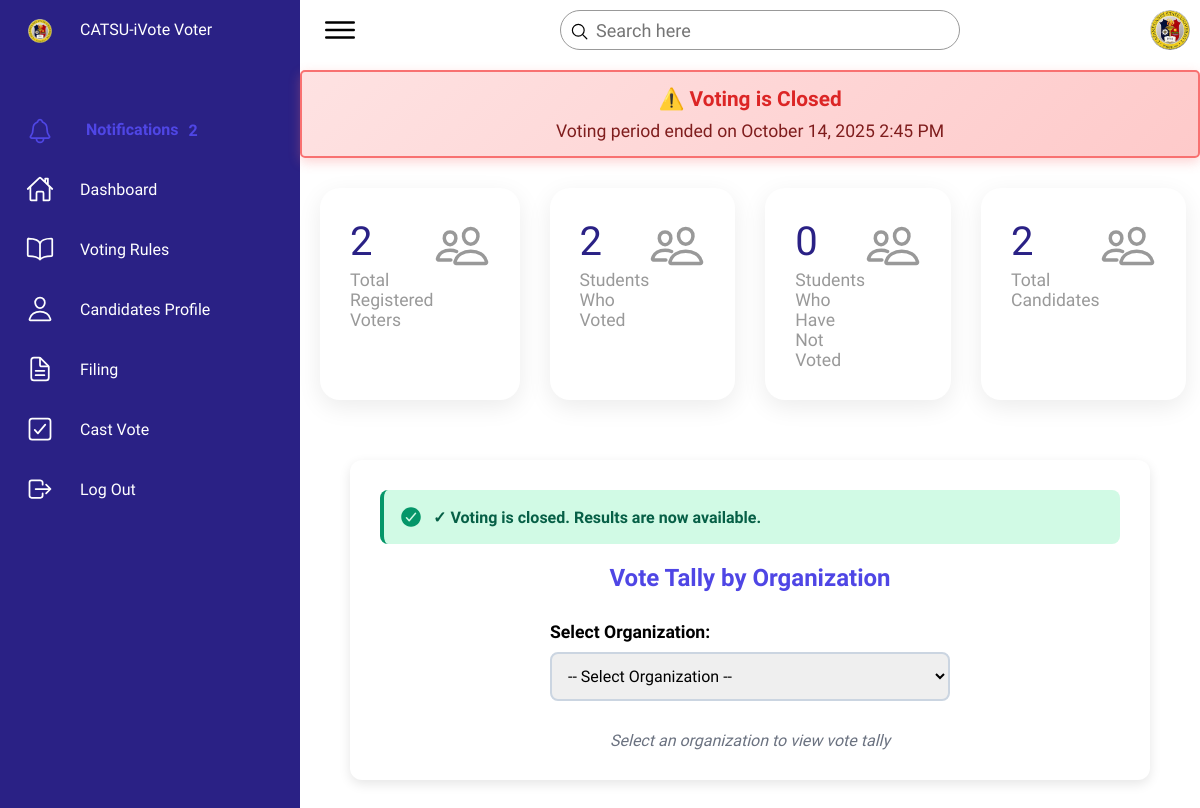
/voter.php (signed in), run on an earlier commit of the app's database.
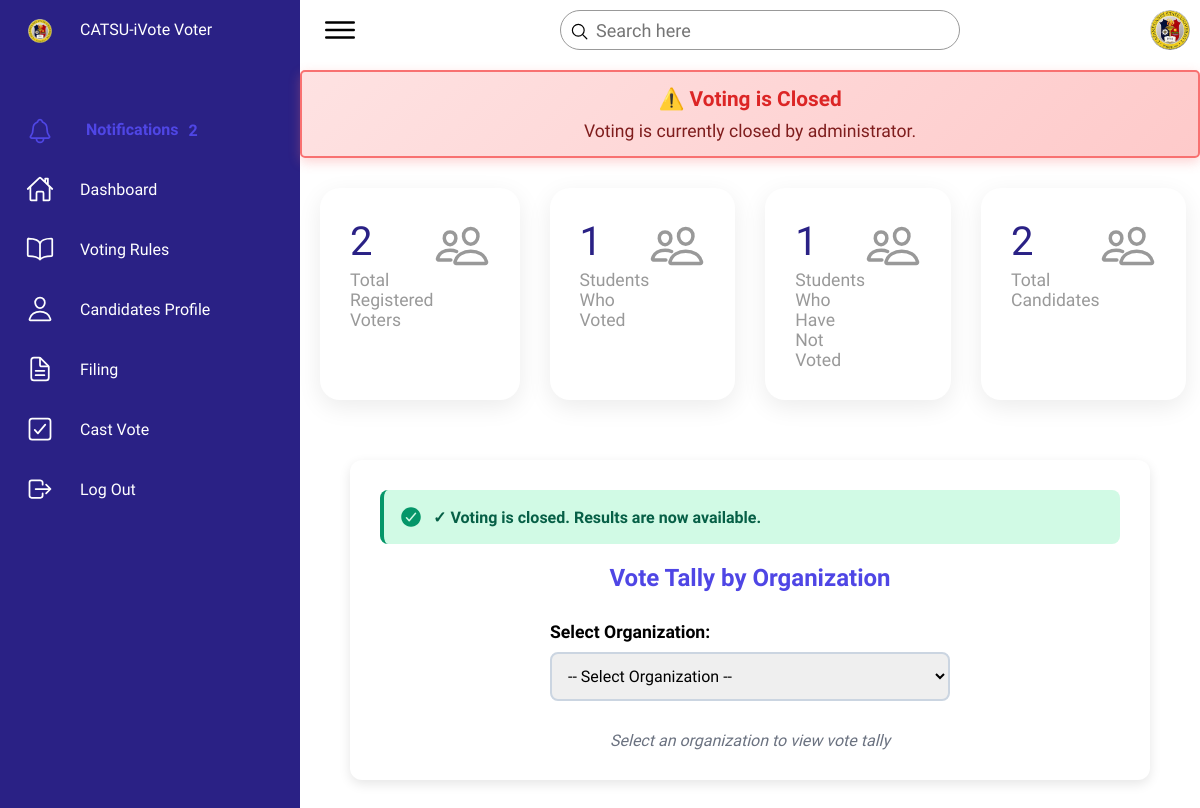
And on a later commit of the database.
### tables this page shows
CREATE TABLE `voting_schedule` (
  `id` int(11) NOT NULL,
  `status` enum('open','closed') NOT NULL DEFAULT 'closed',
  `start_date` datetime DEFAULT NULL,
  `end_date` datetime DEFAULT NULL,
  `description` text DEFAULT NULL,
  `created_at` timestamp NOT NULL DEFAULT current_timestamp(),
  `updated_at` timestamp NOT NULL DEFAULT current_timestamp() ON UPDATE current_timestamp()
);

### voter.php (called while the page is built, shortened)
<?php
require_once __DIR__ . '/controllers/voter/VoterController.php';
require_once __DIR__ . '/controllers/voter/VotingScheduleController.php';
$conn = getConnection();
$voterController = new VoterController($conn);
$scheduleController = new VotingScheduleController($conn);
$userId = $_SESSION['user_id'];
$votingStatus = $scheduleController->canVote();
$dashboardStats = $voterController->getDashboardStats();
$notifications = $voterController->getNotifications($userId);
$notificationCount = count($notifications);
require_once __DIR__ . '/views/voter_view.php';
?>

### controllers/voter/VoterController.php (called while the page is built, shortened)
<?php
class VoterController {
    private $conn;
    public function __construct($connection) {
        $this->conn = $connection;
    }
    public function getDashboardStats() {
        $stats = [];
        $result = $this->conn->query("SELECT COUNT(*) as total FROM users WHERE role='voter'");
        $stats['totalVoters'] = $result ? intval($result->fetch_assoc()['total']) : 0;
        $result = $this->conn->query("SELECT COUNT(DISTINCT user_id) as voted FROM votes");
        $stats['voted'] = $result ? intval($result->fetch_assoc()['voted']) : 0;
        $stats['notVoted'] = $stats['totalVoters'] - $stats['voted'];
        $result = $this->conn->query("SELECT COUNT(*) as total FROM main_org_candidates WHERE status='Accepted'");
        $mainCount = $result ? intval($result->fetch_assoc()['total']) : 0;
        $result = $this->conn->query("SELECT COUNT(*) as total FROM sub_org_candidates WHERE status='Accepted'");
        $subCount = $result ? intval($result->fetch_assoc()['total']) : 0;
        $stats['totalCandidates'] = $mainCount + $subCount;
        return $stats;
    }
    public function getNotifications($userId) {
        $notifications = [];
        $stmt = $this->conn->prepare("SELECT id, status, comment FROM main_org_candidates WHERE user_id = ?");
        if ($stmt) {
            $stmt->bind_param("i", $userId);
            $stmt->execute();
            $result = $stmt->get_result();
            while ($row = $result->fetch_assoc()) {
                if ($row['status'] === 'Accepted') {
                    $notifications[] = "Your filing for Main Organization has been approved.";
                } elseif ($row['status'] === 'Rejected' && !empty($row['comment'])) {
                    $notifications[] = "Your Main Organization filing was rejected: " . $row['comment'];
                }
            }
        }
        $stmt = $this->conn->prepare("SELECT id, status, comment FROM sub_org_candidates WHERE user_id = ?");
        if ($stmt) {
            $stmt->bind_param("i", $userId);
            $stmt->execute();
            $result = $stmt->get_result();
            while ($row = $result->fetch_assoc()) {
                if ($row['status'] === 'Accepted') {
                    $notifications[] = "Your filing for Sub Organization has been approved.";
                } elseif ($row['status'] === 'Rejected' && !empty($row['comment'])) {
                    $notifications[] = "Your Sub Organization filing was rejected: " . $row['comment'];
                }
            }
        }
        return $notifications;
    }
}
?>

### controllers/voter/VotingScheduleController.php (called while the page is built, shortened)
<?php
class VotingScheduleController {
    private $conn;
    public function __construct($connection) {
        $this->conn = $connection;
    }
    public function canVote() {
        $result = $this->conn->query("SELECT * FROM voting_schedule WHERE status='open' ORDER BY updated_at DESC LIMIT 1");
        if (!$result || $result->num_rows === 0) {
            return [
                'can_vote' => false,
                'message' => 'Voting is currently closed by administrator.',
                'schedule' => null
            ];
        }
        $schedule = $result->fetch_assoc();
        $now = new DateTime();
        $startDate = new DateTime($schedule['start_date']);
        $endDate = new DateTime($schedule['end_date']);
        if ($now > $endDate) {
            return [
                'can_vote' => false,
                'message' => 'Voting period ended on ' . $endDate->format('F j, Y g:i A'),
                'schedule' => $schedule
            ];
        }
        return [
            'can_vote' => true,
            'message' => 'Voting is currently active until ' . $endDate->format('F j, Y g:i A'),
            'schedule' => $schedule
        ];
    }
}
?>

### views/voter_view.php (shortened to what this page needs)
<!DOCTYPE html>
<html lang="en">
<head>
    <?php
    $protocol = isset($_SERVER['HTTPS']) && $_SERVER['HTTPS'] === 'on' ? "https" : "http";
    $host = $_SERVER['HTTP_HOST'];
    $scriptName = str_replace('voter.php', '', $_SERVER['SCRIPT_NAME']);
    $baseUrl = $protocol . "://" . $host . $scriptName;
    ?>
    <link rel="stylesheet" href="<?= $baseUrl ?>views/assets/css/style.css">
    <link rel="stylesheet" href="<?= $baseUrl ?>views/assets/css/voters.css">
</head>
<body>
    <div class="container">
        <?php include __DIR__ . '/partials/voter/voter_navigation.php'; ?>
        <div class="main">
            <?php include __DIR__ . '/partials/voter/voter_topbar.php'; ?>
            <div class="voting-alert <?= $votingStatus['can_vote'] ? 'active' : '' ?>" id="votingAlert">
                <h3><?= $votingStatus['can_vote'] ? '🗳️ Voting is Active' : '⚠️ Voting is Closed' ?></h3>
                <p><?= htmlspecialchars($votingStatus['message']) ?></p>
            </div>
            <?php include __DIR__ . '/partials/voter/voter_dashboard.php'; ?>
        </div>
    </div>
</body>
</html>

### views/partials/voter/voter_navigation.php
<div class="navigation">
    <ul>
        <li>
            <a href="#">
                <span class="icon">
                    <img src="catsu.png" alt="CATSU-iVote Logo" style="width:24px; height:24px;">
                </span>
                <span class="title">CATSU-iVote Voter</span>
            </a>
        </li>
        <li style="position: relative;">
            <a href="#" id="notificationBell" title="Notifications">
                <span class="icon">
                    <ion-icon name="notifications-outline"></ion-icon>
                </span>
                <span class="title">Notifications</span>
                <?php if ($notificationCount > 0): ?>
                    <span class="notification-badge"><?= $notificationCount ?></span>
                <?php endif; ?>
            </a>
        </li>
        <li>
            <a href="#" id="dashboardBtn">
                <span class="icon">
                    <ion-icon name="home-outline"></ion-icon>
                </span>
                <span class="title">Dashboard</span>
            </a>
        </li>
        <li>
            <a href="#" id="rulesBtn">
                <span class="icon">
                    <ion-icon name="book-outline"></ion-icon>
                </span>
                <span class="title">Voting Rules</span>
            </a>
        </li>
        <li>
            <a href="#" id="candidatesBtn">
                <span class="icon">
                    <ion-icon name="person-outline"></ion-icon>
                </span>
                <span class="title">Candidates Profile</span>
            </a>
        </li>
        <li>
            <a href="#" id="filingBtn">
                <span class="icon">
                    <ion-icon name="document-text-outline"></ion-icon>
                </span>
                <span class="title">Filing</span>
            </a>
        </li>
        <li>
            <a href="#" id="votesBtn">
                <span class="icon">
                    <ion-icon name="checkbox-outline"></ion-icon>
                </span>
                <span class="title">Cast Vote</span>
            </a>
        </li>
        <li>
            <a href="home.php?logout=true">
                <span class="icon">
                    <ion-icon name="log-out-outline"></ion-icon>
                </span>
                <span class="title">Log Out</span>
            </a>
        </li>
    </ul>
</div>

### views/partials/voter/voter_topbar.php
<div class="topbar">
    <div class="toggle">
        <ion-icon name="menu-outline"></ion-icon>
    </div>
    <div class="search">
        <label>
            <input type="text" placeholder="Search here">
            <ion-icon name="search-outline"></ion-icon>
        </label>
    </div>
    <div class="user">
        <img src="catsu.png" alt="User Profile">
    </div>
</div>

### views/partials/voter/voter_dashboard.php (shortened to what this page needs)
<?php
$isVotingClosed = !$votingStatus['can_vote'];
?>
<div id="dashboardSection">
    <div class="cardBox">
        <div class="card">
            <div>
                <div class="numbers"><?= number_format($dashboardStats['totalVoters']) ?></div>
                <div class="cardName">Total Registered Voters</div>
            </div>
            <div class="iconBx">
                <ion-icon name="people-outline"></ion-icon>
            </div>
        </div>
        <div class="card">
            <div>
                <div class="numbers"><?= number_format($dashboardStats['voted']) ?></div>
                <div class="cardName">Students Who Voted</div>
            </div>
            <div class="iconBx">
                <ion-icon name="people-outline"></ion-icon>
            </div>
        </div>
        <div class="card">
            <div>
                <div class="numbers"><?= number_format($dashboardStats['notVoted']) ?></div>
                <div class="cardName">Students Who Have Not Voted</div>
            </div>
            <div class="iconBx">
                <ion-icon name="people-outline"></ion-icon>
            </div>
        </div>
        <div class="card">
            <div>
                <div class="numbers"><?= number_format($dashboardStats['totalCandidates']) ?></div>
                <div class="cardName">Total Candidates</div>
            </div>
            <div class="iconBx">
                <ion-icon name="people-outline"></ion-icon>
            </div>
        </div>
    </div>
    <?php if ($isVotingClosed): ?>
        <div style="max-width: 800px; margin: 40px auto; background: white; border-radius: 12px; padding: 30px; box-shadow: 0 4px 12px rgba(0,0,0,0.1);">
            <div style="background: #d1fae5; border-left: 4px solid #059669; padding: 15px; border-radius: 8px; margin-bottom: 20px;">
                <div style="display: flex; align-items: center; gap: 10px;">
                    <ion-icon name="checkmark-circle" style="font-size: 1.5rem; color: #059669;"></ion-icon>
                    <p style="color: #065f46; margin: 0; font-weight: bold;">
                        ✓ Voting is closed. Results are now available.
                    </p>
                </div>
            </div>
            <h2 style="text-align: center; color: #4f46e5; margin-bottom: 30px;">Vote Tally by Organization</h2>
            <div style="max-width: 400px; margin: 0 auto 30px;">
                <label for="orgSelect" style="font-weight: bold; font-size: 1.1rem; display: block; margin-bottom: 10px;">
                    Select Organization:
                </label>
                <select id="orgSelect" style="width: 100%; padding: 12px; border: 2px solid #cbd5e1; border-radius: 8px; font-size: 1rem;">
                    <option value="">-- Select Organization --</option>
                </select>
            </div>
            <div id="orgCandidatesContainer">
                <p style="text-align: center; color: #6b7280; font-style: italic;">
                    Select an organization to view vote tally
                </p>
            </div>
        </div>
    <?php endif; ?>
</div>

### views/assets/css/style.css (style rules this page uses)
* { font-family: "Ubuntu", sans-serif; margin: 0; padding: 0; box-sizing: border-box; }
:root { --blue: #2a2185; --white: #fff; --gray: #f5f5f5; --black1: #222; --black2: #999; }
body { min-height: 100vh; overflow-x: hidden; }
.container { position: relative; width: 100%; }
.navigation { position: fixed; width: 300px; height: 100%; background: var(--blue); border-left: 10px solid var(--blue); transition: 0.5s; overflow: hidden; }
.navigation ul { position: absolute; top: 0; left: 0; width: 100%; }
.navigation ul li { position: relative; width: 100%; list-style: none; border-top-left-radius: 30px; border-bottom-left-radius: 30px; }
.navigation ul li:nth-child(1) { margin-bottom: 40px; pointer-events: none; }
.navigation ul li a { position: relative; display: block; width: 100%; display: flex; text-decoration: none; color: var(--white); }
.navigation ul li a .icon { position: relative; display: block; min-width: 60px; height: 60px; line-height: 75px; text-align: center; }
.navigation ul li a .icon ion-icon { font-size: 1.75rem; }
.navigation ul li a .title { position: relative; display: block; padding: 0 10px; height: 60px; line-height: 60px; text-align: start; white-space: nowrap; }
.main { position: absolute; width: calc(100% - 300px); left: 300px; min-height: 100vh; background: var(--white); transition: 0.5s; }
.topbar { width: 100%; height: 60px; display: flex; justify-content: space-between; align-items: center; padding: 0 10px; }
.toggle { position: relative; width: 60px; height: 60px; display: flex; justify-content: center; align-items: center; font-size: 2.5rem; cursor: pointer; }
.search { position: relative; width: 400px; margin: 0 10px; }
.search label { position: relative; width: 100%; }
.search label input { width: 100%; height: 40px; border-radius: 40px; padding: 5px 20px; padding-left: 35px; font-size: 18px; outline: none; border: 1px solid var(--black2); }
.search label ion-icon { position: absolute; top: 0; left: 10px; font-size: 1.2rem; }
.user { position: relative; width: 40px; height: 40px; border-radius: 50%; overflow: hidden; cursor: pointer; }
.user img { position: absolute; top: 0; left: 0; width: 100%; height: 100%; object-fit: cover; }
.cardBox { position: relative; width: 100%; padding: 20px; display: grid; grid-template-columns: repeat(4, 1fr); grid-gap: 30px; }
.cardBox .card { position: relative; background: var(--white); padding: 30px; border-radius: 20px; display: flex; justify-content: space-between; cursor: pointer; box-shadow: 0 7px 25px rgba(0, 0, 0, 0.08); }
.cardBox .card .numbers { position: relative; font-weight: 500; font-size: 2.5rem; color: var(--blue); }
.cardBox .card .cardName { color: var(--black2); font-size: 1.1rem; margin-top: 5px; }
.cardBox .card .iconBx { font-size: 3.5rem; color: var(--black2); }

### views/assets/css/voters.css (style rules this page uses)
.voting-alert { background: linear-gradient(135deg, #fee2e2, #fecaca); border: 2px solid #f87171; border-radius: 12px; padding: 20px; margin: 20px 0; text-align: center; box-shadow: 0 4px 12px rgba(248, 113, 113, 0.3); }
.voting-alert h3 { margin: 0 0 10px 0; font-size: 1.3rem; color: #dc2626; }
.voting-alert p { margin: 0; font-size: 1.1rem; font-weight: 500; color: #7f1d1d; }
#notificationBell { position: relative; display: flex; align-items: center; cursor: pointer; color: #4f46e5; font-weight: 600; }
#notificationBell .icon { font-size: 24px; margin-right: 6px; }

### views/voter_view.php (style rules this page uses)
.voting-alert { padding: 15px; margin: 10px 0; border-radius: 5px; }

What changed in the data, as far as the page shows it:
no longer on this page (row edited): voting_schedule: end_date "Voting period ended on October 14, 2025 2:45 PM"
Also different on the page:
$votingStatus['message']: (not shown) → "Voting is currently closed by administrator."
$dashboardStats['voted']: "2" → "1"
$dashboardStats['notVoted']: "0" → "1"
